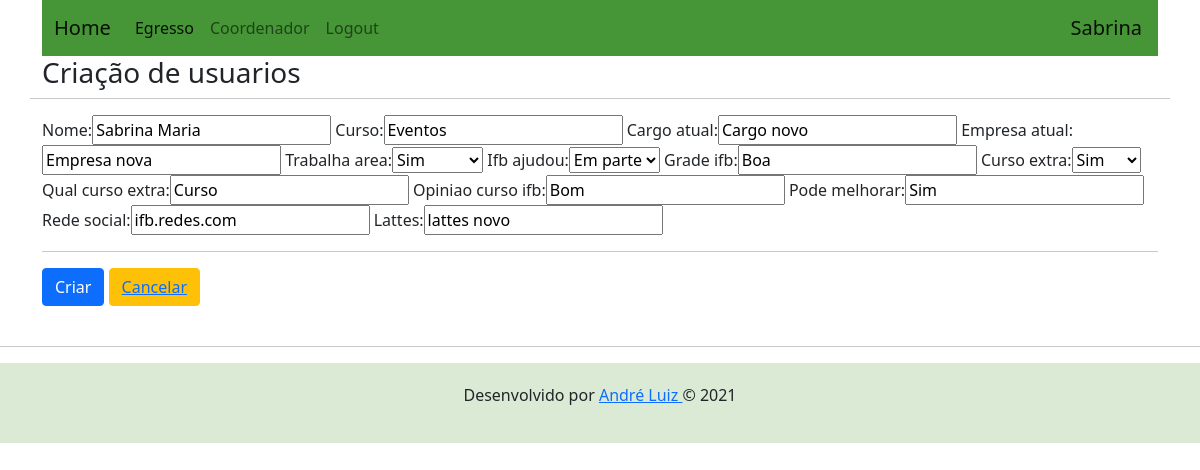
The page /updatealuno/ (signed in) on the database its author committed.
### perfis/models.py (models this page shows, shortened)
class Alunos(models.Model):
    TrabalhaArea_CHOICES = (
        ('Sim', 'Sim'),
        ('Nao', 'Não'),
        ('EmParte', 'Em parte'),
    )
    CursoExtra_CHOICES = (
        ('Sim', 'Sim'),
        ('Nao', 'Não'),
    )
    nome = models.CharField(max_length=150)
    email = models.CharField(max_length=100)
    curso = models.CharField(max_length=100)
    foto = models.CharField(max_length=150)
    cargo_atual = models.CharField(max_length=50)
    empresa_atual = models.CharField(max_length=50)
    trabalha_area = models.CharField(max_length=8, choices=TrabalhaArea_CHOICES)
    ifb_ajudou = models.CharField(max_length=8, choices=TrabalhaArea_CHOICES)
    grade_ifb = models.CharField(max_length=10)
    curso_extra = models.CharField(max_length=10, choices=CursoExtra_CHOICES)
    qual_curso_extra = models.CharField(max_length=30)
    opiniao_curso_ifb = models.CharField(max_length=100)
    pode_melhorar = models.CharField(max_length=100)
    rede_social = models.CharField(max_length=100)
    lattes = models.CharField(max_length=100)
    validado = models.CharField(max_length=5)
    contatos = models.ManyToManyField('self')
    usuario = models.OneToOneField(User, on_delete=models.CASCADE, related_name="alunos")
    @property
    def email(self):
        return self.usuario.email

### usuarios/views.py (the view)
# urls.py: path('updatealuno/', AlunoUpdate.as_view(), name='upd_aluno2'),
class AlunoUpdate(UpdateView):
    template_name = 'registrar.html'
    model = Alunos
    fields = ['nome', 'curso', 'cargo_atual', 'empresa_atual', 'trabalha_area', 'ifb_ajudou', 'grade_ifb', 'curso_extra',
              'qual_curso_extra', 'opiniao_curso_ifb', 'pode_melhorar', 'rede_social', 'lattes']
    success_url = reverse_lazy('index')
    def get_object(self, queryset=None):
        self.object = get_object_or_404(Alunos, usuario=self.request.user)
        return self.object

### usuarios/templates/registrar.html (shortened to what this page needs)
{% extends "base_usuario.html" %}
{% load static %}
{% load bootstrap %}
{% block content %}
    <h3>Criação de usuarios</h3>
    <hr>
    <form method="post">
        {{ form|bootstrap }}
          <hr>
          <button type="submit" class="btn btn-primary">Criar</button>
          <button type="button" class="btn btn-warning">
              <a href="{% url 'index' %}">Cancelar</a>
          </button>
    </form>
{% endblock %}

### usuarios/templates/base_usuario.html (shortened to what this page needs)
{% load static %}
<!DOCTYPE html>
<html lang="pt">
  <head>
    <link href="{% static "css/bootstrap.css" %}" rel="stylesheet">
    <link href="{% static "css/bootstrap.min.css" %}" rel="stylesheet">
  </head>
  <body>
    <div class="container">
      <nav class="navbar navbar-expand-lg navbar-light" style="background-color: #469536">
        <div class="container-fluid">
          <a class="navbar-brand" href="{% url 'index' %}">Home</a>
          <div class="collapse navbar-collapse" id="navbarNavAltMarkup">
            <div class="navbar-nav">
              <a class="nav-link active" aria-current="page" href="egresso">Egresso</a>
              <a class="nav-link" href="/coordenador">Coordenador</a>
              {% if request.user.is_authenticated %}
              <a class="nav-link" href="/logout">Logout</a>
              {% endif %}
            </div>
          </div>
        </div>
        <div class="navbar-brand">
          <span>{{ request.user }}</span>
        </div>
      </nav>
      <div class="row content">
         {% block content %}{% endblock %}
      </div>
    </div>
      <footer class="page-footer font-small mdb-color lighten-3 pt-4">
      <hr>
        <div class="text-center" style="background-color: #dbead5; padding: 20px;" >
          <p>Desenvolvido por <a href="https://github.com/Andredf51" target="_blank"> André Luiz </a> &copy; 2021</p>
        </div>
      </footer>
  </body>
</html>

### rows shown on the page
Alunos: nome "Sabrina Maria", curso "Eventos", cargo_atual "Cargo novo", empresa_atual "Empresa nova", trabalha_area "Sim", ifb_ajudou "Em parte", grade_ifb "Boa", curso_extra "Sim", qual_curso_extra "Curso", opiniao_curso_ifb "Bom", pode_melhorar "Sim", rede_social "ifb.redes.com", lattes "lattes novo"

### other values the page prints
{{ request.user }} "Sabrina"
